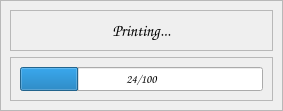
<?xml version="1.0" encoding="UTF-8"?>
<ui version="4.0">
 <class>Form</class>
 <widget class="QWidget" name="Form">
  <property name="geometry">
   <rect>
    <x>0</x>
    <y>0</y>
    <width>283</width>
    <height>106</height>
   </rect>
  </property>
  <property name="windowTitle">
   <string>Form</string>
  </property>
  <layout class="QVBoxLayout" name="verticalLayout">
   <property name="spacing">
    <number>0</number>
   </property>
   <property name="leftMargin">
    <number>0</number>
   </property>
   <property name="topMargin">
    <number>0</number>
   </property>
   <property name="rightMargin">
    <number>0</number>
   </property>
   <property name="bottomMargin">
    <number>0</number>
   </property>
   <item>
    <widget class="QFrame" name="frame">
     <property name="frameShape">
      <enum>QFrame::StyledPanel</enum>
     </property>
     <property name="frameShadow">
      <enum>QFrame::Raised</enum>
     </property>
     <layout class="QVBoxLayout" name="verticalLayout_2">
      <item>
       <widget class="QFrame" name="frame_2">
        <property name="frameShape">
         <enum>QFrame::StyledPanel</enum>
        </property>
        <property name="frameShadow">
         <enum>QFrame::Raised</enum>
        </property>
        <layout class="QHBoxLayout" name="horizontalLayout">
         <item>
          <widget class="QLabel" name="label">
           <property name="font">
            <font>
             <family>Comic Sans MS</family>
             <pointsize>12</pointsize>
            </font>
           </property>
           <property name="text">
            <string>Printing...</string>
           </property>
           <property name="alignment">
            <set>Qt::AlignCenter</set>
           </property>
          </widget>
         </item>
        </layout>
       </widget>
      </item>
      <item>
       <widget class="QFrame" name="frame_3">
        <property name="frameShape">
         <enum>QFrame::StyledPanel</enum>
        </property>
        <property name="frameShadow">
         <enum>QFrame::Raised</enum>
        </property>
        <layout class="QHBoxLayout" name="horizontalLayout_2">
         <item>
          <widget class="QProgressBar" name="printing_progess">
           <property name="font">
            <font>
             <family>Comic Sans MS</family>
            </font>
           </property>
           <property name="value">
            <number>24</number>
           </property>
           <property name="format">
            <string>%v/%m</string>
           </property>
          </widget>
         </item>
        </layout>
       </widget>
      </item>
     </layout>
    </widget>
   </item>
  </layout>
 </widget>
 <resources/>
 <connections/>
</ui>
